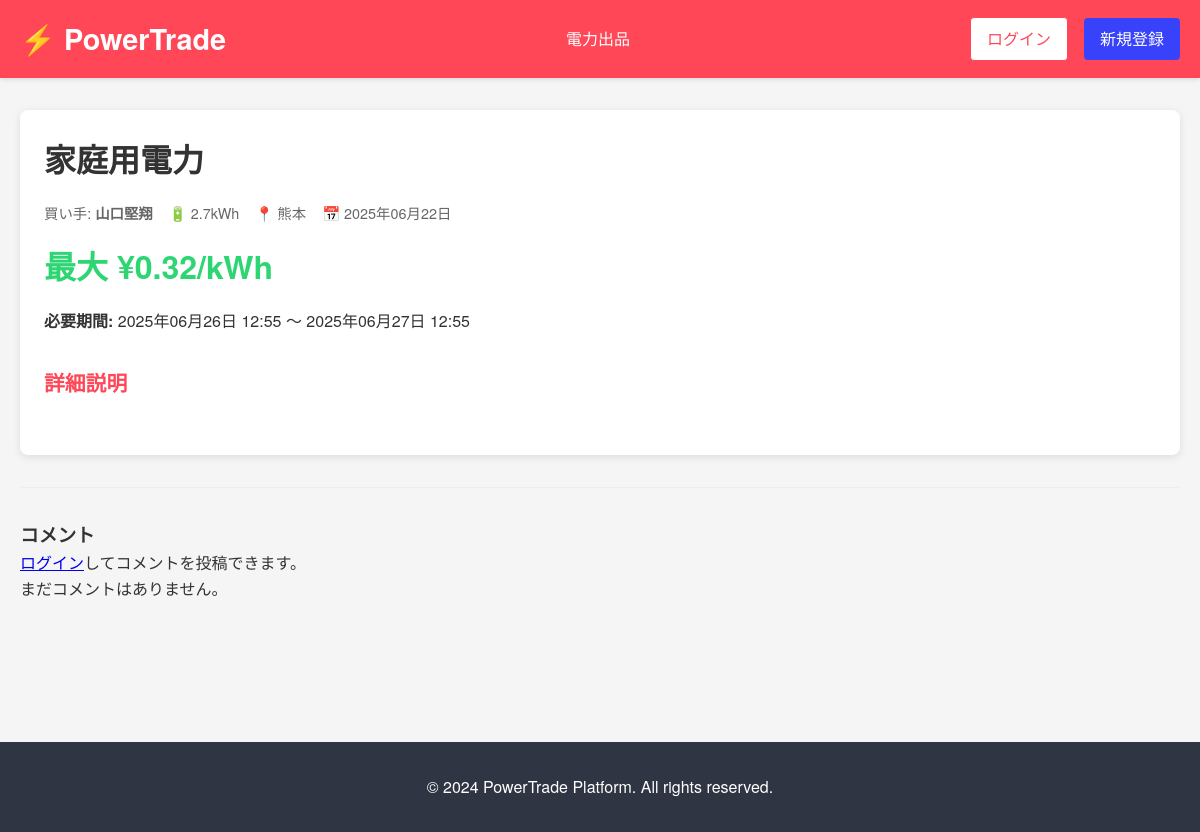
Page /request/1 on the committed database.
### models.py (models this page shows)
class Request(db.Model):
    id = db.Column(db.Integer, primary_key=True)
    title = db.Column(db.String(200), nullable=False)
    description = db.Column(db.Text)
    power_amount = db.Column(db.Float, nullable=False)  # kWh
    max_price_per_kwh = db.Column(db.Float, nullable=False)
    location = db.Column(db.String(200))
    needed_from = db.Column(db.DateTime, nullable=False)
    needed_until = db.Column(db.DateTime, nullable=False)
    is_active = db.Column(db.Boolean, default=True)
    created_at = db.Column(db.DateTime, default=datetime.utcnow)
    buyer_id = db.Column(db.Integer, db.ForeignKey('user.id'), nullable=False)
    comments = db.relationship('Comment', backref='request', lazy=True, cascade='all, delete-orphan')

class User(UserMixin, db.Model):
    id = db.Column(db.Integer, primary_key=True)
    username = db.Column(db.String(80), unique=True, nullable=False)
    email = db.Column(db.String(120), unique=True, nullable=False)
    password_hash = db.Column(db.String(128))
    created_at = db.Column(db.DateTime, default=datetime.utcnow)
    listings = db.relationship('Listing', backref='seller', lazy=True)
    requests = db.relationship('Request', backref='buyer', lazy=True)
    comments = db.relationship('Comment', backref='author', lazy=True)
    sent_messages = db.relationship('Message', foreign_keys='Message.sender_id', backref='sender', lazy=True)
    received_messages = db.relationship('Message', foreign_keys='Message.receiver_id', backref='receiver', lazy=True)
    purchase_requests_sent = db.relationship('PurchaseRequest', foreign_keys='PurchaseRequest.buyer_id', backref='buyer', lazy=True)
    purchase_requests_received = db.relationship('PurchaseRequest', foreign_keys='PurchaseRequest.seller_id', backref='seller', lazy=True)

### routes.py (the view)
@main_bp.route('/request/<int:id>')
def request_detail(id):
    req = Request.query.get_or_404(id)
    comments = Comment.query.filter_by(request_id=id).order_by(Comment.created_at.desc()).all()
    return render_template('request_detail.html', request=req, comments=comments)

### templates/request_detail.html (shortened to what this page needs)
{% extends "base.html" %}
{% block content %}
<div class="card">
    <h1>{{ request.title }}</h1>
    <div class="listing-meta">
        <span>買い手: <strong>{{ request.buyer.username }}</strong></span>
        <span>🔋 {{ request.power_amount }}kWh</span>
        <span>📍 {{ request.location }}</span>
        <span>📅 {{ request.created_at.strftime('%Y年%m月%d日') }}</span>
    </div>
    <div class="price" style="font-size: 2rem; margin: 1rem 0;">
        最大 ¥{{ "%.2f"|format(request.max_price_per_kwh) }}/kWh
    </div>
    <p><strong>必要期間:</strong>
        {{ request.needed_from.strftime('%Y年%m月%d日 %H:%M') }} 〜
        {{ request.needed_until.strftime('%Y年%m月%d日 %H:%M') }}
    </p>
    <div style="margin: 2rem 0;">
        <h3>詳細説明</h3>
    </div>
</div>
<div class="comment-section">
    <h3>コメント</h3>
    {% if current_user.is_authenticated %}
        <div class="card">
            <form method="POST" action="{{ url_for('main.add_comment') }}">
                <input type="hidden" name="request_id" value="{{ request.id }}">
                <div class="form-group">
                    <textarea name="content" class="form-control" rows="3"
                              placeholder="コメントを入力してください..." required></textarea>
                </div>
                <button type="submit" class="btn btn-primary">コメントする</button>
            </form>
        </div>
    {% else %}
        <p><a href="{{ url_for('auth.login') }}">ログイン</a>してコメントを投稿できます。</p>
    {% endif %}
    {% for comment in comments %}
        <div class="comment">
            <div class="comment-author">{{ comment.author.username }}</div>
            <div class="comment-date">{{ comment.created_at.strftime('%Y年%m月%d日 %H:%M') }}</div>
            <p>{{ comment.content }}</p>
        </div>
    {% else %}
        <p>まだコメントはありません。</p>
    {% endfor %}
</div>
{% endblock %}

### static/css/style.css (style rules this page uses)
* { margin: 0; padding: 0; box-sizing: border-box; }
body { font-family: 'Helvetica Neue', Arial, sans-serif; background-color: #f5f5f5; color: #333; line-height: 1.6; }
.card { background: white; border-radius: 8px; box-shadow: 0 2px 8px rgba(0,0,0,0.1); padding: 1.5rem; margin-bottom: 1.5rem; transition: transform 0.3s, box-shadow 0.3s; }
.card h3 { color: #ff4757; margin-bottom: 1rem; font-size: 1.3rem; }
.listing-meta { display: flex; gap: 1rem; margin: 1rem 0; font-size: 0.9rem; color: #666; }
.price { font-size: 1.2rem; font-weight: bold; color: #2ed573; }
.comment-section { border-top: 1px solid #eee; padding-top: 2rem; margin-top: 2rem; }

### rows in the picture
Request: title "家庭用電力", power_amount "2.7", location "熊本", created_at "2025年06月22日", max_price_per_kwh "0.32", needed_from "2025年06月26日 12:55", needed_until "2025年06月27日 12:55"
User: buyer.username "山口堅翔"
